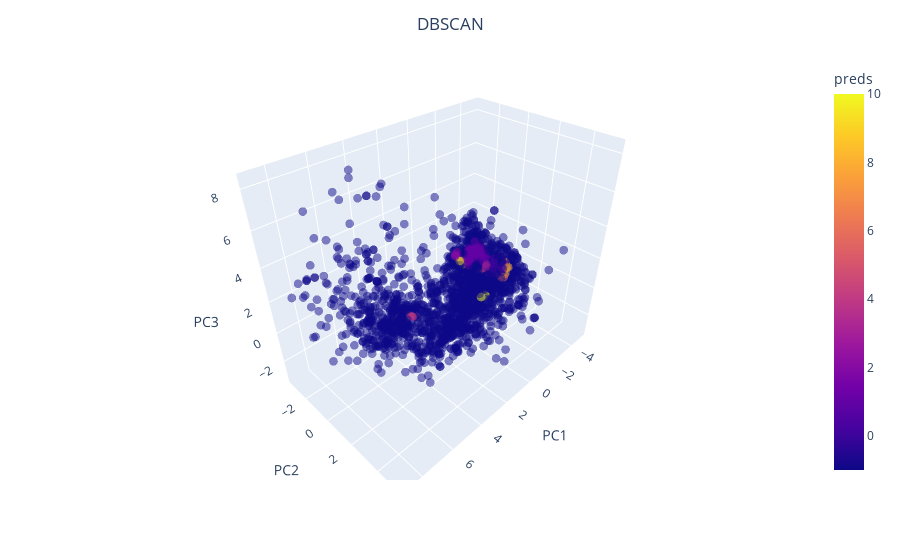

The cell this chart's notebook holds for it:
### Markdown cell above
## 7.2 DBSCAN <a class="anchor" id="cluster_db"></a>

In DBSCAN, we do not have to specify the number of clusters. The algorithm decides that.

### Code cell
cluster_db = DBSCAN(eps=0.2, min_samples=6)
cluster_db.fit(principalDf)

visualize_clustering(principalDf, cluster_db.labels_, title="DBSCAN")

### Figure 1 — Plotly figure (JSON) as saved in the notebook; plotly's stock layout.template omitted (floating-point values rounded to 4 significant figures; data arrays with more than 128 entries replaced by an {"elided": "..."} marker saying what was removed)
{"data": [{"hovertemplate": "PC1=%{x}<br>PC2=%{y}<br>PC3=%{z}<br>preds=%{marker.color}<extra></extra>", "legendgroup": "", "marker": {"color": {"elided": "2212 int values"}, "coloraxis": "coloraxis", "opacity": 0.5, "size": 3, "symbol": "circle"}, "mode": "markers", "name": "", "scene": "scene", "showlegend": false, "type": "scatter3d", "x": {"elided": "2212 float values"}, "y": {"elided": "2212 float values"}, "z": {"elided": "2212 float values"}}], "layout": {"coloraxis": {"colorbar": {"title": {"text": "preds"}}, "colorscale": [[0, "#0d0887"], [0.1111, "#46039f"], [0.2222, "#7201a8"], [0.3333, "#9c179e"], [0.4444, "#bd3786"], [0.5556, "#d8576b"], [0.6667, "#ed7953"], [0.7778, "#fb9f3a"], [0.8889, "#fdca26"], [1, "#f0f921"]]}, "legend": {"tracegroupgap": 0}, "margin": {"t": 60}, "scene": {"domain": {"x": [0, 1], "y": [0, 1]}, "xaxis": {"title": {"text": "PC1"}}, "yaxis": {"title": {"text": "PC2"}}, "zaxis": {"title": {"text": "PC3"}}}, "title": {"text": "DBSCAN", "x": 0.5}}}
